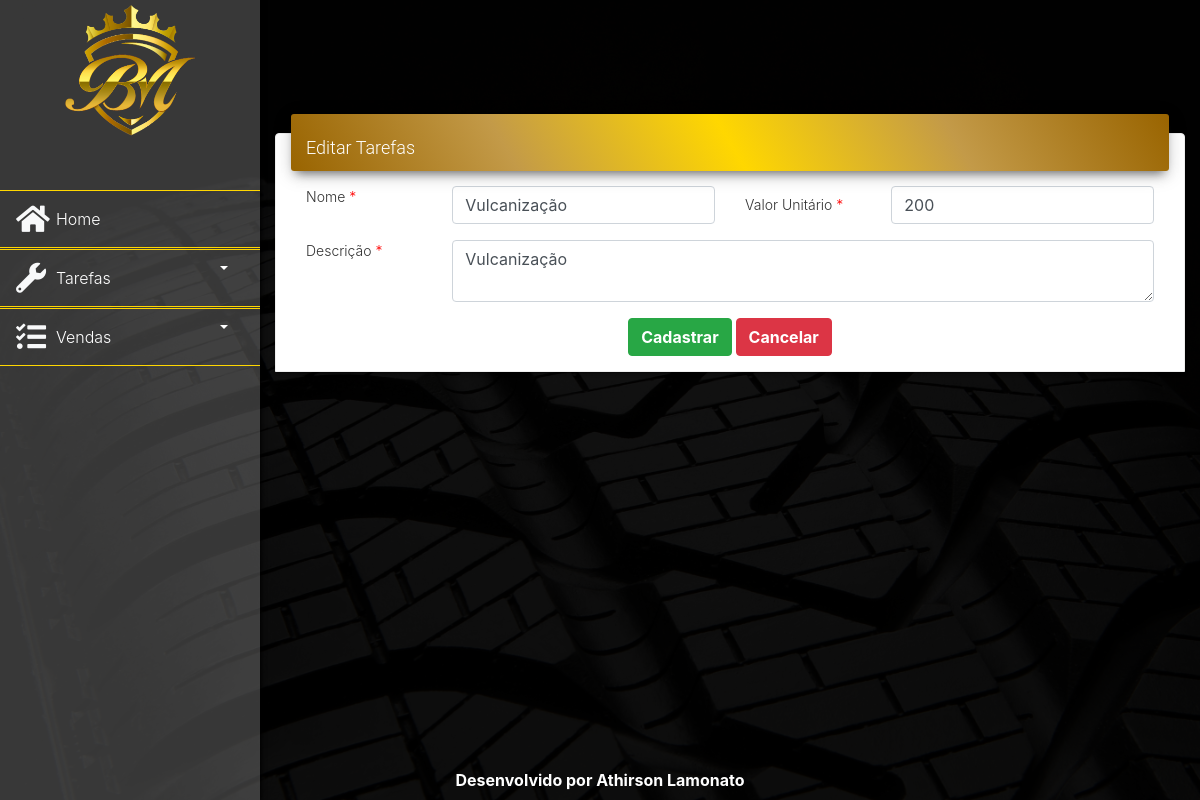
Page /edit_tarefas.php?id=1 on the committed database.
### tables this page shows
CREATE TABLE `tarefas` (
  `ID` bigint(20) UNSIGNED NOT NULL,
  `NOME` varchar(50) NOT NULL,
  `VALOR` decimal(10,0) NOT NULL,
  `DESCRICAO` varchar(400) NOT NULL
);

### edit_tarefas.php (called while the page is built, shortened)
<?php
require_once 'app/src/dados.php';
$objTarefas = Tarefas::getTarefa($_GET['id']);
include __DIR__ . '/includes/header.php';
include __DIR__ . '/includes/menu.php';
include __DIR__ . '/includes/navbar.php';
include __DIR__ . '/includes/formulario_tarefas.php';
include __DIR__ . '/includes/footer.php';
?>

### app/Db/Database.php (called while the page is built, shortened)
<?php
  class Database{
    private $connection;
    private function setConnection(){
      try{
        $this->connection = new PDO('mysql:host='.self::HOST.';dbname='.self::NAME, self::USER, self::PASS);
        $this->connection->setAttribute(PDO::ATTR_ERRMODE, PDO::ERRMODE_EXCEPTION);
      }catch(PDOException $e){
        die('ERROR: '.$e->setMessage());
      }
    }
    public function execute($query, $params = []){
      try{
        $statement = $this->connection->prepare($query);
        $statement->execute($params);
        return $statement;
      }catch(PDOException $e){
        die('ERROR: '.$e->setMessage());
      }
    }
    public function selectTarefas($id = 0){
      $valor = $id;
      $valor = str_replace(' ', '%', strtoupper($valor));
      $query = 'SELECT
                  t.id,
                  t.nome,
                  t.descricao,
                  t.valor
                FROM
                  tarefas t
                WHERE
                  t.id = :ID
                  or :ID = 0
                  ORDER BY nome ASC';
      return $this->execute($query,[':ID' => $valor]);
    }
  }
?>

### app/src/dados.php (called while the page is built, shortened)
<?php
	require_once 'app/Db/Database.php';
	class Tarefas{
		public static function getTarefa($id){
			return (new Database('tarefas'))->selectTarefas($id)->fetchObject(self::class);
		}
	}

### includes/formulario_tarefas.php (the view)
<div class="content">
  <div class="container-fluid container-principal">
    <div class="row">
      <div class="card">
        <div class="card-header card-header-primary">
          <h4 class="card-title"><?=TITLE?></h4>
        </div>
        <div class="card-body">
          <form method="post">
            <div class="form-group row">
              <label class="bmd-label-floating col-2 required">Nome</label>
              <div class="col-4">
                <input type="text" name="nome" class="form-control" placeholder="Informe o nome da tarefa" value="<?=$objTarefas->nome?>" required>
              </div>
              <label class="bmd-label-floating mt-2 col-2 required">Valor Unitário</label>
              <div class="col-4">
                <input type="text" name="valor" class="form-control" placeholder="Informe o valor da tarefa" value="<?=$objTarefas->valor?>" required>
              </div>
            </div>
            <div class="form-group row">
              <label class="bmd-label-floating  col-2 required">Descrição</label>
              <div class="col-10">
                <textarea type="text" name="descricao" class="form-control" placeholder="Informe a descrição da tarefa" required><?=$objTarefas->descricao?></textarea>
              </div>
            </div>
            <div class="text-center">
              <button type="submit" class="btn btn-success">Cadastrar</button>
              <a href="dados_tarefas.php" class="btn btn-danger">Cancelar</a>
            </div>
          </form>
        </div>
      </div>
    </div>
  </div>
</div>

### assets/css/styles.css (style rules this page uses)
main>.content { padding: 30px 15px; min-height: calc(100vh - 123px); }
body { background-color: #000000; font-weight: 300; width: 100%; }
a { text-decoration: none; }
.container-fluid { width: 100%; padding-right: 15px; padding-left: 15px; margin-right: auto; margin-left: auto; }
.row { display: flex; flex-wrap: wrap; margin-right: -15px; margin-left: -15px; }
h4, .h4 { font-size: 1.125rem; line-height: 1.4em; font-weight: 300; }
h1, h2, h3, h4, h5, h6, .h1, .h2, .h3, .h4 { font-family: "Roboto", "Helvetica", "Arial", sans-serif; font-weight: 300; line-height: 1.5em; }
.required::after { content: " *"; color: red; }
.card [class*="card-header-"]:not(.card-header-icon):not(.card-header-text):not(.card-header-image) { border-radius: 3px; margin-top: -20px; padding: 10px 0px 10px 15px; }
.card .card-header-primary .card-icon, .card .card-header-primary .card-text, .card .card-header-primary:not(.card-header-icon):not(.card-header-text), .card.bg-primary, .card.card-rotate.bg-primary .front, .card.card-rotate.bg-primary .back { background: linear-gradient( 60deg,#996400,#c39a48, #ffd700,#c39a48, #996400); }
.card .card-header-primary .card-icon, .card .card-header-primary:not(.card-header-icon):not(.card-header-text), .card .card-header-primary .card-text { box-shadow: 0 4px 20px 0px rgb(0 0 0 / 14%), 0 7px 10px -5px #333333b0; }
.card .card-header .card-title { margin-bottom: 3px; }
.card [class*="card-header-"] .card-title a, .card [class*="card-header-"] .card-title, .card [class*="card-header-"] .icon i, .card[class*="bg-"] .card-title a, .card[class*="bg-"] .card-title, .card[class*="bg-"] .icon i { color: #fff; }
.card .card-title:last-child { margin-bottom: 0; }
.card .card-title { margin-top: 0; margin-bottom: 3px; }
.card .card-title { margin-top: 0.625rem; }
.title, .title a, .card-title, .card-title a, .info-title, .info-title a, .footer-brand, .footer-brand a, .footer-big h5, .footer-big h5 a, .footer-big h4, .footer-big h4 a, .media .media-heading, .media .media-heading a { color: #3C4858; text-decoration: none; }
.card-title { margin-bottom: 0.75rem; }
.card [class*="card-header-"] { margin: 0px 15px 0; padding: 0; position: relative; }
.card .card-header { z-index: 3 !important; }
.card [class*="card-header-"], .card[class*="bg-"] { color: #fff; }
.card .card-header { border-bottom: none; background: transparent; }
.card-header:first-child { border-radius: calc(0.25rem - 1px) calc(0.25rem - 1px) 0 0; }
.card-header { padding: 0.75rem 1.25rem; margin-bottom: 0; background-color: #fff; border-bottom: 1px solid #eeeeee; }
.card .card-body, .card .card-footer { padding: 0.9375rem 1.875rem; }
.card { box-shadow: 0 1px 4px 0 rgb(0 0 0 / 14%); }
.card { font-size: .875rem; }
.card { border: 0; margin-top: 30px; border-radius: 6px; color: #333333; background: #fff; width: 100%; box-shadow: 0 2px 2px 0 rgb(0 0 0 / 14%), 0 3px 1px -2px rgb(0 0 0 / 20%), 0 1px 5px 0 rgb(0 0 0 / 12%); }
.card { position: relative; display: flex; flex-direction: column; min-width: 0; word-wrap: break-word; background-color: #fff; background-clip: border-box; border: 1px solid #eeeeee; border-radius: 0.25rem; }
.container-principal { vertical-align: middle; justify-content: center; margin-top: 8%; }
.btn { color:white; font-weight: bold; }
.card { border-bottom-left-radius: 0; border-bottom-right-radius: 0; }

### rows in the picture
tarefas: nome "Vulcanização", valor "200", descricao "Vulcanização"

### other values in the picture
TITLE "Editar Tarefas"
